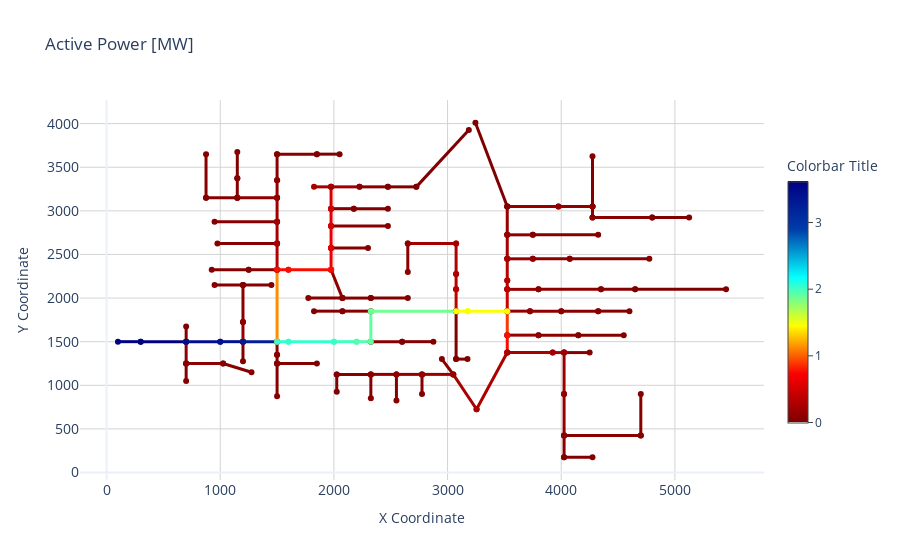

Here is the notebook cell this chart was saved with:
### Markdown cell above
## Step 10: User-Defined Numerical and Categorical Plots

We can create user-defined numerical and categorical circuit plots by specifying custom results and settings.

### Code cell
# User-defined numerical plot: Active power in MW
dss_tools.interactive_view.user_numerical_defined_settings.results = dss_tools.results.powers_elements[0].iloc[:, :3].sum(axis=1) / 1000
dss_tools.interactive_view.user_numerical_defined_settings.unit = "MW"
dss_tools.interactive_view.circuit_plot(parameter="user numerical defined", title="Active Power [MW]")
